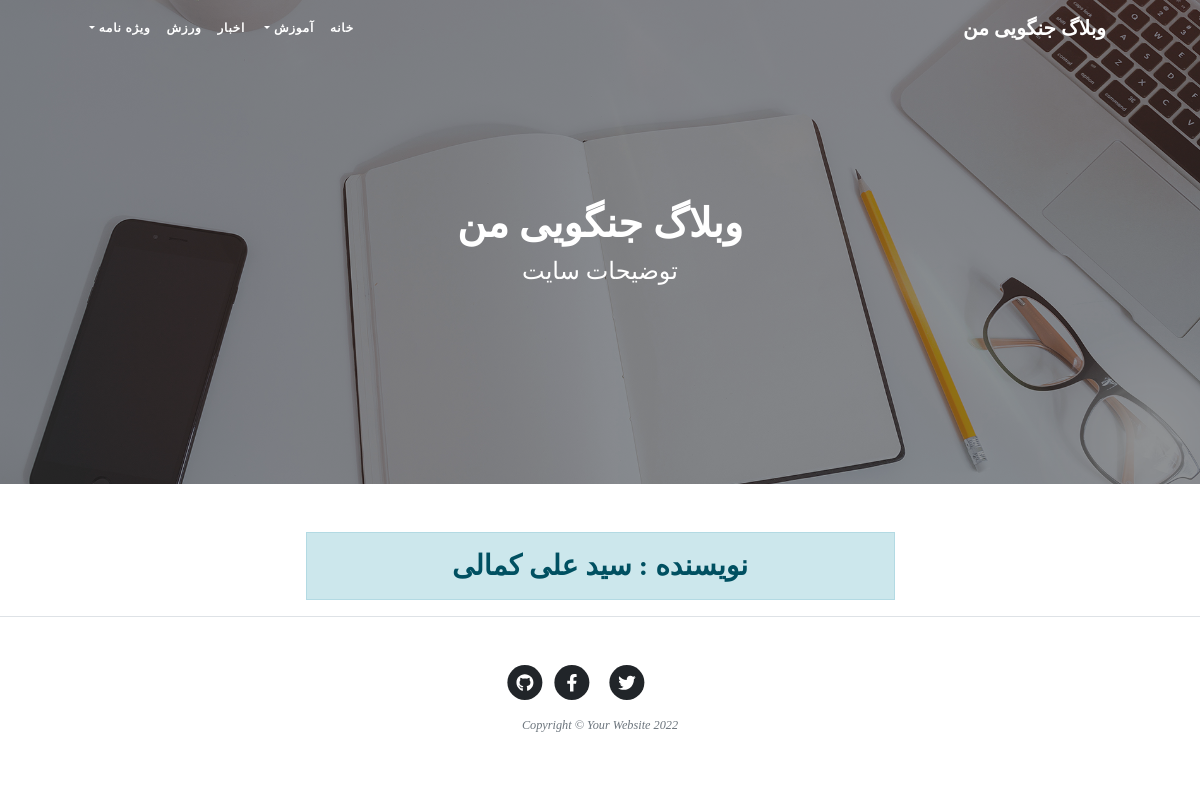
Page /author/irania9O on the earlier database version.
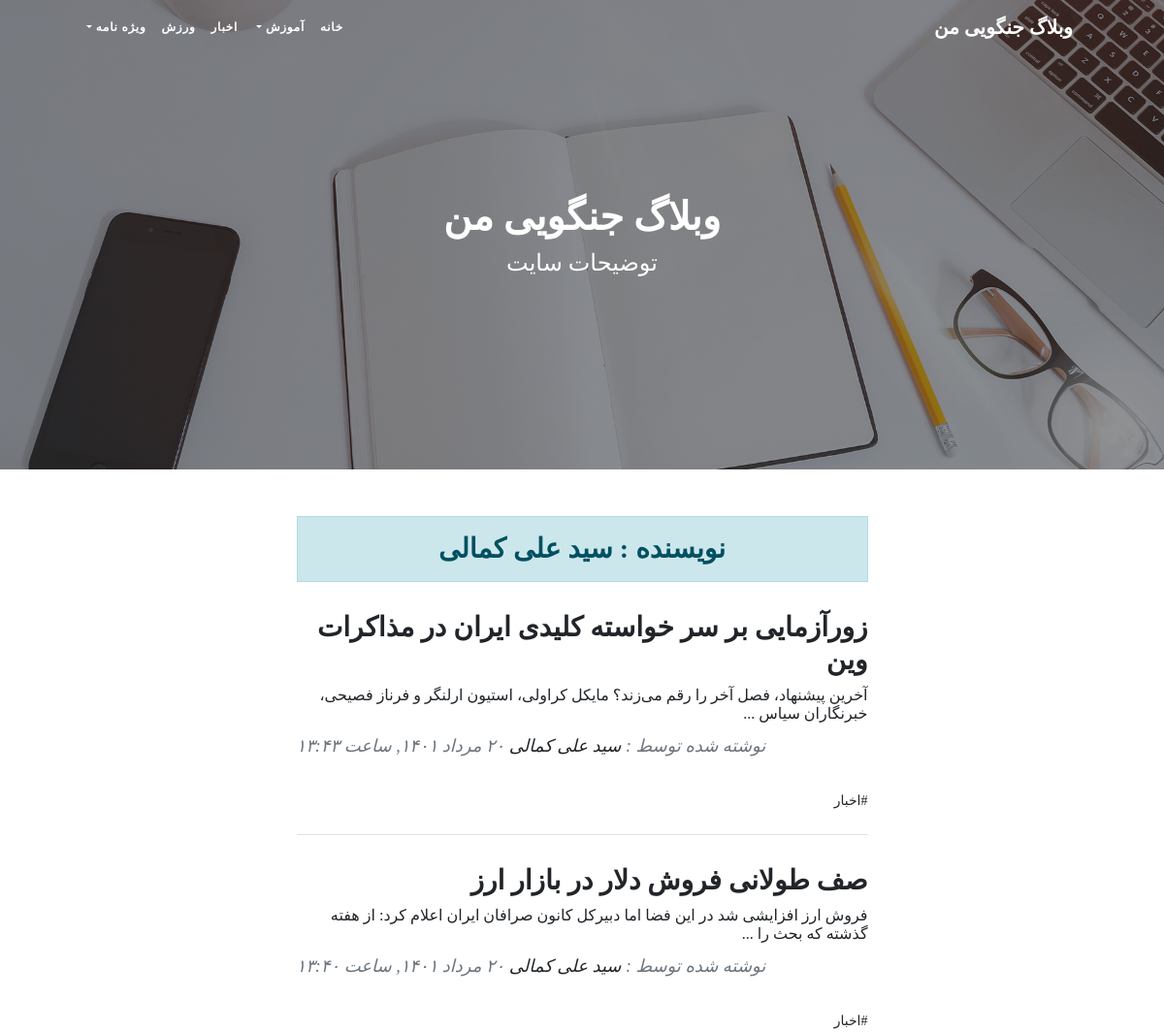
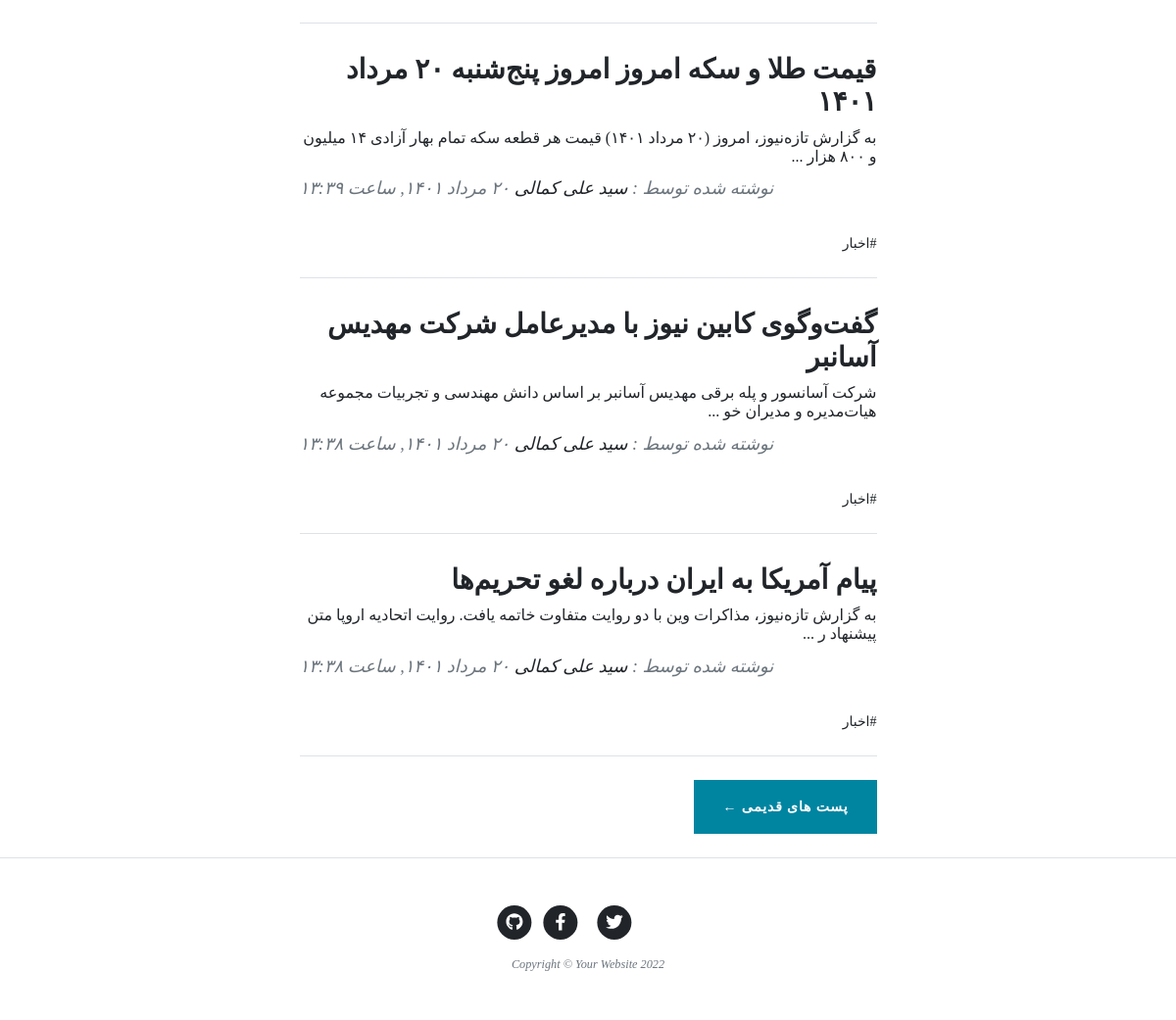
Same page on the later database version (2 pictures, top to bottom).
### blog/models.py (models this page shows, shortened)
class SingletonBaseModel(models.Model):
    class Meta:
        verbose_name = "تنظیم"
        verbose_name_plural = "تنظیمات"
        abstract = True

class SiteSetting(SingletonBaseModel):
    site_header = models.CharField(max_length=50, verbose_name="هدر سایت", default="هدر سایت")
    site_name = models.CharField(max_length=100, verbose_name="نام سایت", default="نام سایت")
    site_description =  models.CharField(max_length=200, verbose_name="توضیحات سایت", default="توضیحات سایت")
    iamge = models.ImageField(upload_to="images", verbose_name="تصویر تیتر سایت")

class Catagory(models.Model):
    parent = models.ForeignKey('self', default=None , null=True, blank=True, on_delete=models.SET_NULL, related_name='children', verbose_name="زیر دسته")
    title = models.CharField(max_length=200, verbose_name="عنوان دسته بندی")
    slug = models.SlugField(max_length=100, unique=True, verbose_name="آدرس دسته بندی")
    status = models.BooleanField(default=True, verbose_name="آیا نمایش داده شود؟")
    position = models.IntegerField(verbose_name="پوزیشن")
    class Meta:
        verbose_name = "دسته بندی"
        verbose_name_plural = "دسته بندی ها"
        ordering = ['parent__id', 'position']
    objects = CatagoryManager()

class Article(models.Model):
    STATUS_CHOICES = (
        ('d', 'پیش‌نویس'),
        ('p', 'منتشر شده'),
    )
    author = models.ForeignKey(User, null=True, on_delete=models.SET_NULL, related_name="articles", verbose_name="نویسنده")
    title = models.CharField(max_length=200, verbose_name="عنوان مقاله")
    slug = models.SlugField(max_length=100, unique=True, verbose_name="آدرس مقاله")
    catagory = models.ManyToManyField(Catagory, verbose_name="دسته بندی", related_name="articles")
    description = models.TextField(verbose_name="محتوا")
    thumbnail = models.ImageField(upload_to="images", verbose_name="تصویر مقاله")
    publish = models.DateTimeField(default=timezone.now, verbose_name="زمان انتشار")
    created = models.DateTimeField(auto_now_add=True)
    updated = models.DateTimeField(auto_now=True)
    status = models.CharField(max_length=1, choices=STATUS_CHOICES, verbose_name="وضعیت")
    class Meta:
        verbose_name = "مقاله"
        verbose_name_plural = "مقالات"
        ordering = ['-publish']
    def jpublish(self):
        return jalali_converter(self.publish)
    jpublish.short_description = "زمان انتشار"
    objects = ArticleManager()
    def thumbnail_tag(self):
        return format_html(f"<img width=100 height=60 style='border-radius: 5px;' src='{self.thumbnail.url}'>")
    thumbnail_tag.short_description = "عکس"

### blog/views.py (the view)
# urls.py: path('author/<slug:username>' , AuthorList.as_view(), name= "author"),
class AuthorList(ListView):
    paginate_by = 5
    template_name = "blog/author_list.html"
    def get_queryset(self):
        global author
        username = self.kwargs.get("username")
        author = get_object_or_404(User, username=username)
        return author.articles.published()
    def get_context_data(self, **kwargs):
        context = super().get_context_data(**kwargs)
        context['author'] = author
        return context

### blog/models.py (called while the page is built)
    def published(self):
        return self.filter(status='p')

    def active(self):
        return self.filter(status=True)

### blog/templatetags/base_tags.py (called while the page is built)
@register.simple_tag
def site_name():
    return SiteSetting.objects.get(pk=1).site_name

@register.simple_tag
def site_header():
    return SiteSetting.objects.get(pk=1).site_header

@register.simple_tag
def site_description():
    return SiteSetting.objects.get(pk=1).site_description

@register.inclusion_tag("blog/partials/catagory_navbar.html")
def catagory_navbar():
    return {
        "catagories": Catagory.objects.filter(status=True)
    }

@register.simple_tag
def site_image():
    return SiteSetting.objects.get(pk=1).iamge.url

### extentions/jalali.py (called while the page is built)
    def persian_tuple(self):
        return self.persian_year, self.persian_month, self.persian_day

### extentions/utils.py (called while the page is built)
def persian_number_conventor(input_str):
    numbers = {
        "0": "۰",
        "1": "١",
        "2": "۲",
        "3": "۳",
        "4": "۴",
        "5": "۵",
        "6": "۶",
        "7": "۷",
        "8": "۸",
        "9": "۹",
    }
    for english_number, persian_number in numbers.items():
        input_str = input_str.replace(english_number, persian_number)
    return input_str

def jalali_converter(time):
    jmonths = ["فروردين", "ارديبهشت", "خرداد", "تير", "مرداد", "شهريور", "مهر", "آبان", "آذر", "دي", "بهمن", "اسفند"]
    time = timezone.localtime(time)
    time_to_str = "{},{},{}".format(time.year, time.month, time.day)
    time_to_tuple = jalali.Gregorian(time_to_str).persian_tuple()
    month_persian = jmonths[time_to_tuple[1]-1]
    output = "{} {} {}, ساعت {}:{}".format(
        time_to_tuple[2],
        month_persian,
        time_to_tuple[0],
        time.hour,
        time.minute
    )
    return persian_number_conventor(output)

### templates/blog/author_list.html (shortened to what this page needs)
{% extends 'blog/list.html' %}
{% block header %}
<h3 class="alert alert-primary text-center" style="font-family: 'Sahel'">نویسنده : {{author.get_full_name}}</h3>
{% endblock %}
{% block next_page_url %}
{% url 'blog:author' author.username page_obj.next_page_number %}
{% endblock %}

### templates/blog/list.html (shortened to what this page needs)
{% extends 'blog/base.html' %}
{% load static %}
{% load base_tags %}
{% block main %}
<header class="masthead">
    <div class="container position-relative px-4 px-lg-5">
        <div class="row gx-4 gx-lg-5 justify-content-center">
            <div class="col-md-10 col-lg-8 col-xl-7">
                <div class="site-heading">
                    <h1>{% site_name %}</h1>
                    <span class="subheading">{% site_description %}</span>
                </div>
            </div>
        </div>
    </div>
</header>
<div class="container px-4 px-lg-5">
    <div class="row gx-4 gx-lg-5 justify-content-center">
        <div class="col-md-10 col-lg-8 col-xl-7">
            {% block header %}{% endblock %}
            {% for article in object_list %}
                <div class="post-preview">
                    <a href="{% url 'blog:detail' article.slug %}">
                        <h2 class="post-title">{{ article.title }}</h2>
                        <h3 class="post-subtitle">{{ article.description|truncatechars:100 }}</h3>
                    </a>
                    <p class="post-meta">
                        نوشته شده توسط :
                        <a href="{% url 'blog:author' article.author %}">{{article.author.get_full_name}}</a>
                        {{ article.jpublish }}
                    </p>
                    <div class="post-tags" >
                        {% for catagory in article.catagory.active %}
                            <a href="{% url 'blog:catagory' catagory.slug %}">#{{catagory.title}}</a>
                        {% endfor %}
                    </div>
                </div>
                <hr class="my-4" />
            {% endfor %}
            {% if is_paginated %}
                <div class="d-flex justify-content-between mb-4">
                    {% if page_obj.has_next %}
                        <a class="btn btn-primary text-uppercase" href="{% block next_page_url %}{% endblock %}"> پست های قدیمی &larr;</a>
                    {% endif %}
                </div>
            {% endif %}
        </div>
    </div>
</div>
{% endblock %}

### templates/blog/base.html (shortened to what this page needs)
{% load static %}
{% load base_tags %}
<!DOCTYPE html>
<html lang="en">
    <head>
        <link href="{% static 'blog/css/styles.css' %}" rel="stylesheet" />
        <link href="{% static 'blog/css/rtl.css' %}" rel="stylesheet" />
    </head>
    <body>
        <nav class="navbar navbar-expand-lg navbar-light" id="mainNav">
            <div class="container px-4 px-lg-5">
                <a class="navbar-brand" href="{% url 'blog:home' %}">{% site_name %}</a>
                {% catagory_navbar %}
            </div>
        </nav>
        {% block main %}
        {% endblock %}
        <footer class="border-top">
            <div class="container px-4 px-lg-5">
                <div class="row gx-4 gx-lg-5 justify-content-center">
                    <div class="col-md-10 col-lg-8 col-xl-7">
                        <ul class="list-inline text-center">
                            <li class="list-inline-item">
                                <a href="#!">
                                    <span class="fa-stack fa-lg">
                                        <i class="fas fa-circle fa-stack-2x"></i>
                                        <i class="fab fa-twitter fa-stack-1x fa-inverse"></i>
                                    </span>
                                </a>
                            </li>
                            <li class="list-inline-item">
                                <a href="#!">
                                    <span class="fa-stack fa-lg">
                                        <i class="fas fa-circle fa-stack-2x"></i>
                                        <i class="fab fa-facebook-f fa-stack-1x fa-inverse"></i>
                                    </span>
                                </a>
                            </li>
                            <li class="list-inline-item">
                                <a href="#!">
                                    <span class="fa-stack fa-lg">
                                        <i class="fas fa-circle fa-stack-2x"></i>
                                        <i class="fab fa-github fa-stack-1x fa-inverse"></i>
                                    </span>
                                </a>
                            </li>
                        </ul>
                        <div class="small text-center text-muted fst-italic">Copyright &copy; Your Website 2022</div>
                    </div>
                </div>
            </div>
        </footer>
    </body>
</html>

### templates/blog/partials/catagory_navbar.html
<div class="collapse navbar-collapse" id="navbarResponsive">
    <ul class="navbar-nav">
        <li class="nav-item">
            <a class="nav-link" href="{% url 'blog:home' %}">خانه</a>
            {% for catagory in catagories %}
                {% if catagory.parent == None %}
                    {% if catagory.children.active %}
                        {% include 'blog/partials/catagory_loop.html'%}
                    {% else %}
                    <li class="nav-item">
                        <a class="nav-link" href="{% url 'blog:catagory' catagory.slug %}">{{catagory.title}}</a>
                    </li>
                    {% endif %}
                {% endif %}
            {% endfor %}
        </li>
    </ul>
</div>

### templates/blog/partials/catagory_loop.html (shortened to what this page needs)
<li class="nav-item dropdown">
    <a class="nav-link dropdown-toggle" href="" id="navbarDropdownMenuLink"
        data-toggle="dropdown" aria-haspopup="true" aria-expanded="false"> {{catagory.title}} </a>
</li>

### static/blog/css/rtl.css (style rules this page uses)
body { direction: rtl; text-align: right; font-family: "Sahel"; font-size: 14px; }
h1,h2,h3,h4,h5,h6,a { font-family: Sahel; }
.navbar-nav { margin-left: initial !important; margin-right: auto; }
.post-meta { text-align: left; }
header.masthead .site-heading h1 { font-size: 40px; }
.post-title { font-size: 28px !important; }
.post-subtitle { font-size: 16px; }
header.masthead .page-heading .subheading, header.masthead .site-heading .subheading, .btn { font-family: "Sahel" ; }
header.masthead .site-heading h1 { font-size: 40px !important; font-family: "Sahel" ; }

Differences in the rows shown:
now on this page (row edited): Article: title "زورآزمایی بر سر خواسته کلیدی ایران در مذاکرات وین", description "آخرین پیشنهاد، فصل آخر را رقم می‌زند؟ مایکل کراولی، استیون ارلنگر و فرناز فصیحی، خبرنگاران سیاس ...", author.get_full_name "سید علی کمالی", jpublish "۲۰ مرداد ١۴۰١, ساعت ١۳:۴۳", Catagory (title "اخبار")
now on this page (row edited): Article: title "صف طولانی فروش دلار در بازار ارز", description "فروش ارز افزایشی شد در این فضا اما دبیرکل کانون صرافان ایران اعلام کرد: از هفته گذشته که بحث را ...", author.get_full_name "سید علی کمالی", jpublish "۲۰ مرداد ١۴۰١, ساعت ١۳:۴۰", Catagory (title "اخبار")
now on this page (row edited): Article: title "قیمت طلا و سکه امروز امروز پنج‌شنبه ۲۰ مرداد ۱۴۰۱", description "به گزارش تازه‌نیوز، امروز (۲۰ مرداد ۱۴۰۱) قیمت هر قطعه سکه تمام بهار آزادی ۱۴ میلیون و ۸۰۰ هزار ...", author.get_full_name "سید علی کمالی", jpublish "۲۰ مرداد ١۴۰١, ساعت ١۳:۳۹", Catagory (title "اخبار")
now on this page (row edited): Article: title "گفت‌وگوی کابین نیوز با مدیرعامل شرکت مهدیس آسانبر", description "شرکت آسانسور و پله برقی مهدیس آسانبر بر اساس دانش مهندسی و تجربیات مجموعه هیات‌مدیره و مدیران خو ...", author.get_full_name "سید علی کمالی", jpublish "۲۰ مرداد ١۴۰١, ساعت ١۳:۳۸", Catagory (title "اخبار")
now on this page (row edited): Article: title "پیام آمریکا به ایران درباره لغو تحریم‌ها", description "به گزارش تازه‌نیوز، مذاکرات وین با دو روایت متفاوت خاتمه یافت. روایت اتحادیه اروپا متن پیشنهاد ر ...", author.get_full_name "سید علی کمالی", jpublish "۲۰ مرداد ١۴۰١, ساعت ١۳:۳۸", Catagory (title "اخبار")
Other differences:
text now shown: "پست های قدیمی ←"
